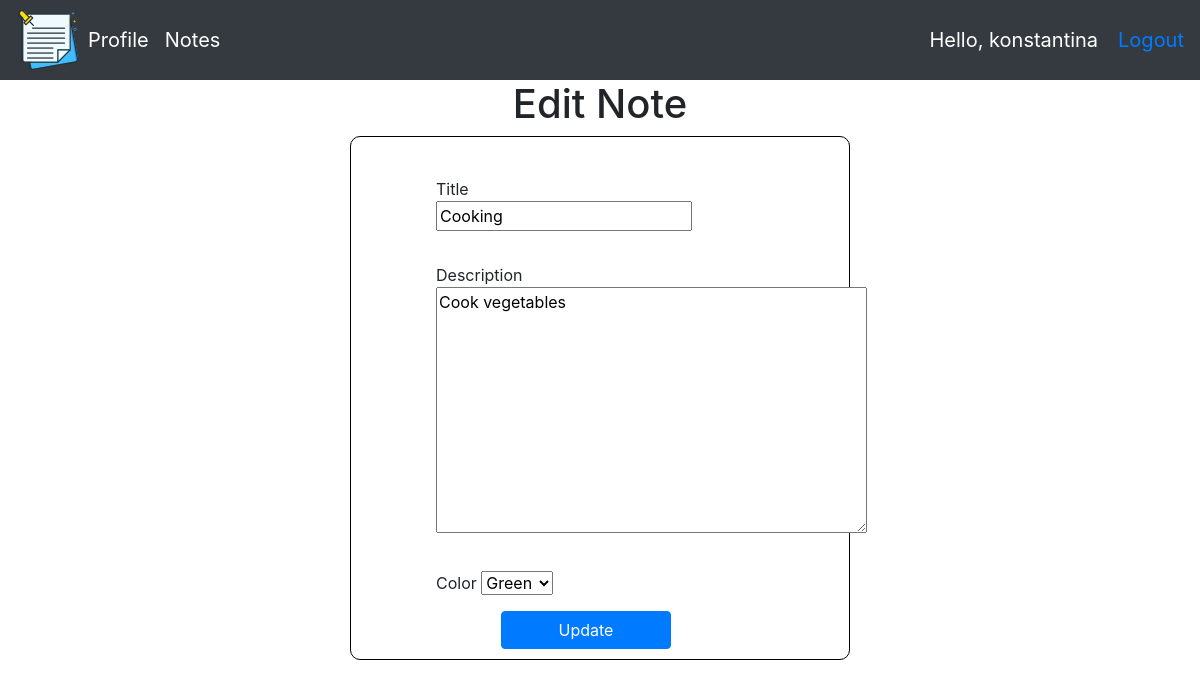
The app's page /editNote/2/ (signed in) with its own data.
### noteApp/models.py (models this page shows, shortened)
class Note(models.Model):
    colors = [
        ("bg-danger","Red"),
        ("bg-info","Teal"),
        ("bg-success","Green"),
        ("bg-warning","Yellow"),
    ]
    title = models.CharField(max_length=200, null=True)
    description = models.TextField(max_length=200)
    date_created = models.DateTimeField(auto_now_add=True)
    color = models.CharField(max_length=10,choices=colors,default="Teal")
    user = models.ForeignKey(User, on_delete=models.CASCADE, null=True)

### noteApp/views.py (the view, shortened to what this page needs)
# urls.py: path('editNote/<str:pk_note>/', views.editNote, name="editNote"),
@login_required(login_url='loginPage')
def editNote(request, pk_note):
    note = Note.objects.get(id=pk_note)
    form = NoteEditForm(instance=note)
    context = {
        "note":note,
        "form":form,
    }
    return render(request, "noteApp/editNote.html", context)

### noteApp/forms.py
class NoteEditForm(ModelForm):
    class Meta:
        model = Note
        fields = ['title','description','color']

### noteApp/templates/noteApp/editNote.html (shortened to what this page needs)
{% extends 'noteApp/base.html' %}
{% load static %}
{% block content %}
<h1 style="text-align: center;">Edit Note</h1>
<div class="card2">
    <form action="" method="POST" class="form-style">
        <div class="form-row">
            <div class="form-group">
                {{form.title.label}}
                <p>{{form.title}}</p>
            </div>
        </div>
        <div class="form-row">
            <div class="form-group">
                {{form.description.label}}
                <p>{{form.description}}</p>
            </div>
        </div>
        <div class="form-row">
            <div class="form-group">
                {{form.color.label}}
                {{form.color}}
            </div>
        </div>
        <button type="submit" id="Button" class="btn btn-primary">Update</button>
    </form>
</div>
{% endblock %}

### noteApp/templates/noteApp/navbar.html (shortened to what this page needs)
{% load static %}
<nav class="navbar navbar-expand-lg navbar-dark bg-dark">
    <a href="{% url 'notes' %}"><img src="{% static 'images/logo.png' %}"></a>
    <div class="collapse navbar-collapse" id="navbarNav">
      <ul class="navbar-nav">
        <li class="nav-item active">
          <a class="nav-link" href="{% url 'profile' %}">Profile</a>
        </li>
        <li class="nav-item active">
          <a class="nav-link" href="{% url 'notes' %}">Notes</a>
        </li>
      </ul>
    </div>
    <span id="hello-msg">Hello, {{request.user}}</span>
    <span><a class="hello-msg" href="{% url 'logoutPage' %}">Logout</a></span>
  </nav>

### static/css/main.css (style rules this page uses)
.card2 { margin-bottom:25px; width: 500px; padding-left: 90px; padding-bottom:10px; padding-top: 20px; padding-right: 70px; border: 1px solid black; margin: auto; border-radius: 10px; }
#Button { width: 170px; margin-left: 60px; }
.form-style { width: 500px; margin: 0 auto; margin-top: 20px; }
.navbar { font-size: 20px; }

### noteApp/templates/noteApp/navbar.html (style rules this page uses)
#hello-msg { font-size: 20px; color: #fff; margin-right: 20px; }
.hello-msg { float: right; }

### records on screen
Note: title "Cooking", description "Cook vegetables", color "Green"

### other values on screen
{{ request.user }} "konstantina"
